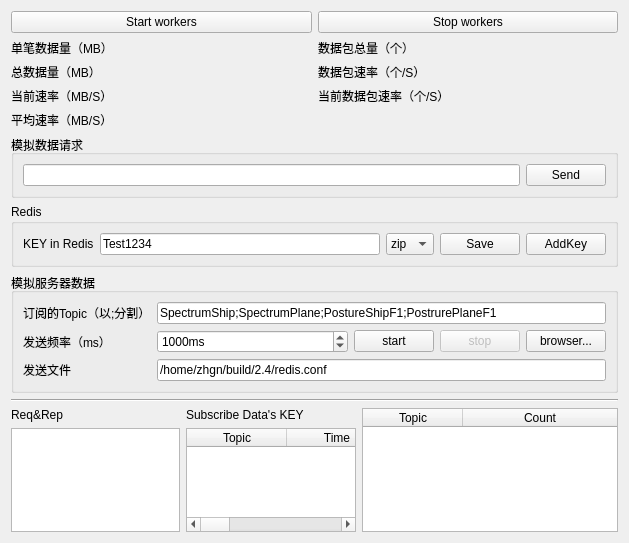
<?xml version="1.0" encoding="UTF-8"?>
<ui version="4.0">
 <class>TestWidget</class>
 <widget class="QWidget" name="TestWidget">
  <property name="geometry">
   <rect>
    <x>0</x>
    <y>0</y>
    <width>629</width>
    <height>543</height>
   </rect>
  </property>
  <property name="windowTitle">
   <string>NetDataProcess Monitor&amp;Test Gui</string>
  </property>
  <layout class="QVBoxLayout" name="verticalLayout">
   <item>
    <layout class="QGridLayout" name="gridLayout">
     <item row="3" column="2">
      <widget class="QLabel" name="label_5">
       <property name="text">
        <string>数据包总量（个）</string>
       </property>
      </widget>
     </item>
     <item row="4" column="0">
      <widget class="QLabel" name="label_2">
       <property name="text">
        <string>总数据量（MB）</string>
       </property>
      </widget>
     </item>
     <item row="5" column="1">
      <widget class="QLabel" name="lbCurrRate">
       <property name="text">
        <string/>
       </property>
       <property name="textInteractionFlags">
        <set>Qt::NoTextInteraction</set>
       </property>
      </widget>
     </item>
     <item row="4" column="1">
      <widget class="QLabel" name="lbTotal">
       <property name="text">
        <string/>
       </property>
       <property name="textInteractionFlags">
        <set>Qt::NoTextInteraction</set>
       </property>
      </widget>
     </item>
     <item row="4" column="2">
      <widget class="QLabel" name="label_6">
       <property name="text">
        <string>数据包速率（个/S）</string>
       </property>
      </widget>
     </item>
     <item row="3" column="3">
      <widget class="QLabel" name="lbNumbers">
       <property name="text">
        <string/>
       </property>
      </widget>
     </item>
     <item row="3" column="0">
      <widget class="QLabel" name="label">
       <property name="text">
        <string>单笔数据量（MB）</string>
       </property>
      </widget>
     </item>
     <item row="5" column="0">
      <widget class="QLabel" name="label_3">
       <property name="text">
        <string>当前速率（MB/S）</string>
       </property>
      </widget>
     </item>
     <item row="3" column="1">
      <widget class="QLabel" name="lbSingle">
       <property name="text">
        <string/>
       </property>
       <property name="textInteractionFlags">
        <set>Qt::NoTextInteraction</set>
       </property>
      </widget>
     </item>
     <item row="4" column="3">
      <widget class="QLabel" name="lbNumRate">
       <property name="text">
        <string/>
       </property>
      </widget>
     </item>
     <item row="6" column="0">
      <widget class="QLabel" name="label_4">
       <property name="text">
        <string>平均速率（MB/S）</string>
       </property>
      </widget>
     </item>
     <item row="6" column="1">
      <widget class="QLabel" name="lbAvgRate">
       <property name="text">
        <string/>
       </property>
       <property name="textInteractionFlags">
        <set>Qt::NoTextInteraction</set>
       </property>
      </widget>
     </item>
     <item row="5" column="2">
      <widget class="QLabel" name="label_13">
       <property name="text">
        <string>当前数据包速率（个/S）</string>
       </property>
      </widget>
     </item>
     <item row="5" column="3">
      <widget class="QLabel" name="lbCurrDataNumRate">
       <property name="text">
        <string/>
       </property>
      </widget>
     </item>
     <item row="2" column="0" colspan="2">
      <widget class="QPushButton" name="btnStartWorkers">
       <property name="text">
        <string>Start workers</string>
       </property>
      </widget>
     </item>
     <item row="2" column="2" colspan="2">
      <widget class="QPushButton" name="btnStopWorker">
       <property name="text">
        <string>Stop workers</string>
       </property>
      </widget>
     </item>
    </layout>
   </item>
   <item>
    <widget class="QGroupBox" name="groupBox">
     <property name="title">
      <string>模拟数据请求</string>
     </property>
     <layout class="QGridLayout" name="gridLayout_2">
      <item row="0" column="0">
       <widget class="QLineEdit" name="leReq"/>
      </item>
      <item row="0" column="1">
       <widget class="QPushButton" name="btnSend">
        <property name="text">
         <string>Send</string>
        </property>
       </widget>
      </item>
     </layout>
    </widget>
   </item>
   <item>
    <widget class="QGroupBox" name="groupBox_3">
     <property name="title">
      <string>Redis</string>
     </property>
     <layout class="QHBoxLayout" name="horizontalLayout">
      <item>
       <widget class="QLabel" name="label_12">
        <property name="text">
         <string>KEY in Redis</string>
        </property>
       </widget>
      </item>
      <item>
       <widget class="QLineEdit" name="leKey">
        <property name="text">
         <string>Test1234</string>
        </property>
       </widget>
      </item>
      <item>
       <widget class="QComboBox" name="cbFileType">
        <item>
         <property name="text">
          <string>zip</string>
         </property>
        </item>
        <item>
         <property name="text">
          <string>txt</string>
         </property>
        </item>
        <item>
         <property name="text">
          <string>jpg</string>
         </property>
        </item>
        <item>
         <property name="text">
          <string>dat</string>
         </property>
        </item>
       </widget>
      </item>
      <item>
       <widget class="QPushButton" name="btnSaveKey">
        <property name="text">
         <string>Save</string>
        </property>
       </widget>
      </item>
      <item>
       <widget class="QPushButton" name="btnAddKey">
        <property name="text">
         <string>AddKey</string>
        </property>
       </widget>
      </item>
     </layout>
    </widget>
   </item>
   <item>
    <widget class="QGroupBox" name="groupBox_2">
     <property name="title">
      <string>模拟服务器数据</string>
     </property>
     <layout class="QGridLayout" name="gridLayout_4">
      <item row="1" column="3">
       <widget class="QPushButton" name="btnSimulateStop">
        <property name="enabled">
         <bool>false</bool>
        </property>
        <property name="text">
         <string>stop</string>
        </property>
       </widget>
      </item>
      <item row="0" column="0">
       <widget class="QLabel" name="label_9">
        <property name="text">
         <string>订阅的Topic（以;分割）</string>
        </property>
       </widget>
      </item>
      <item row="1" column="0">
       <widget class="QLabel" name="label_10">
        <property name="text">
         <string>发送频率（ms）</string>
        </property>
       </widget>
      </item>
      <item row="2" column="0">
       <widget class="QLabel" name="label_11">
        <property name="text">
         <string>发送文件</string>
        </property>
       </widget>
      </item>
      <item row="1" column="2">
       <widget class="QPushButton" name="btnSimulateStart">
        <property name="text">
         <string>start</string>
        </property>
       </widget>
      </item>
      <item row="1" column="1">
       <widget class="QSpinBox" name="spinBox">
        <property name="sizePolicy">
         <sizepolicy hsizetype="Expanding" vsizetype="Fixed">
          <horstretch>0</horstretch>
          <verstretch>0</verstretch>
         </sizepolicy>
        </property>
        <property name="suffix">
         <string>ms</string>
        </property>
        <property name="maximum">
         <number>10000</number>
        </property>
        <property name="singleStep">
         <number>50</number>
        </property>
        <property name="value">
         <number>1000</number>
        </property>
       </widget>
      </item>
      <item row="1" column="4">
       <widget class="QPushButton" name="btnBrowserFile">
        <property name="text">
         <string>browser...</string>
        </property>
       </widget>
      </item>
      <item row="0" column="1" colspan="4">
       <widget class="QLineEdit" name="leTopics">
        <property name="text">
         <string>SpectrumShip;SpectrumPlane;PostureShipF1;PostrurePlaneF1</string>
        </property>
       </widget>
      </item>
      <item row="2" column="1" colspan="4">
       <widget class="QLineEdit" name="leFilePath">
        <property name="text">
         <string>/home/zhgn/build/2.4/redis.conf</string>
        </property>
       </widget>
      </item>
     </layout>
    </widget>
   </item>
   <item>
    <widget class="Line" name="line">
     <property name="orientation">
      <enum>Qt::Horizontal</enum>
     </property>
    </widget>
   </item>
   <item>
    <layout class="QGridLayout" name="gridLayout_3">
     <item row="0" column="0">
      <widget class="QLabel" name="label_7">
       <property name="text">
        <string>Req&amp;Rep</string>
       </property>
      </widget>
     </item>
     <item row="1" column="0">
      <widget class="QListWidget" name="listWidget">
       <property name="focusPolicy">
        <enum>Qt::StrongFocus</enum>
       </property>
      </widget>
     </item>
     <item row="0" column="1">
      <widget class="QLabel" name="label_8">
       <property name="text">
        <string>Subscribe Data's KEY</string>
       </property>
      </widget>
     </item>
     <item row="1" column="1">
      <widget class="QTableWidget" name="tableWidget">
       <property name="focusPolicy">
        <enum>Qt::StrongFocus</enum>
       </property>
       <property name="editTriggers">
        <set>QAbstractItemView::NoEditTriggers</set>
       </property>
       <property name="tabKeyNavigation">
        <bool>false</bool>
       </property>
       <property name="showDropIndicator" stdset="0">
        <bool>false</bool>
       </property>
       <property name="dragDropOverwriteMode">
        <bool>false</bool>
       </property>
       <property name="alternatingRowColors">
        <bool>true</bool>
       </property>
       <property name="selectionMode">
        <enum>QAbstractItemView::SingleSelection</enum>
       </property>
       <property name="selectionBehavior">
        <enum>QAbstractItemView::SelectRows</enum>
       </property>
       <attribute name="horizontalHeaderCascadingSectionResizes">
        <bool>true</bool>
       </attribute>
       <attribute name="horizontalHeaderStretchLastSection">
        <bool>true</bool>
       </attribute>
       <column>
        <property name="text">
         <string>Topic</string>
        </property>
       </column>
       <column>
        <property name="text">
         <string>Time</string>
        </property>
       </column>
       <column>
        <property name="text">
         <string>Size(KB)</string>
        </property>
       </column>
       <column>
        <property name="text">
         <string>Interval(ms)</string>
        </property>
       </column>
       <column>
        <property name="text">
         <string>CommunicationTime(ms)</string>
        </property>
       </column>
      </widget>
     </item>
     <item row="0" column="2" rowspan="2">
      <widget class="QTableWidget" name="tbwCount">
       <property name="sizePolicy">
        <sizepolicy hsizetype="Minimum" vsizetype="Expanding">
         <horstretch>0</horstretch>
         <verstretch>0</verstretch>
        </sizepolicy>
       </property>
       <property name="focusPolicy">
        <enum>Qt::StrongFocus</enum>
       </property>
       <property name="editTriggers">
        <set>QAbstractItemView::NoEditTriggers</set>
       </property>
       <property name="showDropIndicator" stdset="0">
        <bool>false</bool>
       </property>
       <property name="dragDropOverwriteMode">
        <bool>false</bool>
       </property>
       <property name="alternatingRowColors">
        <bool>true</bool>
       </property>
       <property name="selectionMode">
        <enum>QAbstractItemView::SingleSelection</enum>
       </property>
       <property name="selectionBehavior">
        <enum>QAbstractItemView::SelectRows</enum>
       </property>
       <attribute name="horizontalHeaderCascadingSectionResizes">
        <bool>true</bool>
       </attribute>
       <attribute name="horizontalHeaderStretchLastSection">
        <bool>true</bool>
       </attribute>
       <column>
        <property name="text">
         <string>Topic</string>
        </property>
       </column>
       <column>
        <property name="text">
         <string>Count</string>
        </property>
       </column>
      </widget>
     </item>
    </layout>
   </item>
  </layout>
 </widget>
 <resources/>
 <connections/>
</ui>
